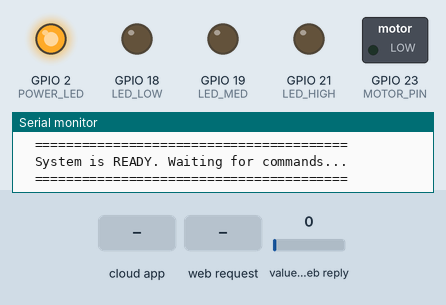
Bench run of a sketch on a simulated ESP32. Shown: switched loads named in the sketch (green lamp = pin HIGH), output pins drawn as LEDs (lit = HIGH), the last lines printed to the serial monitor. The inputs (shaded band) are chosen by the test bench; at power-on: value in the web reply 0. WiFi joins after 1.5 s; servers stay silent unless stated; web services answer with replies made up by the test bench.

Above: at 5.4 s.
5.5 s: value in the web reply set to 2
At 17.2 s:
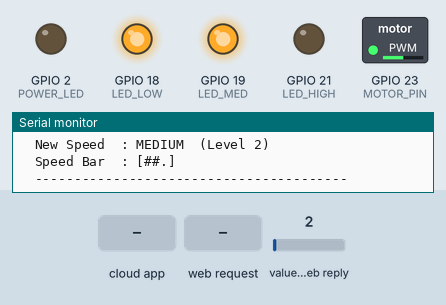
17.9 s: the phone or cloud app sets 69cd4ede17b32c0941e11cfa to 1
At 19.1 s:
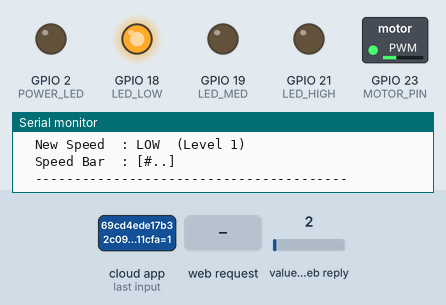
19.4 s: HTTP request GET /set?speed=120 received
At 20.5 s:
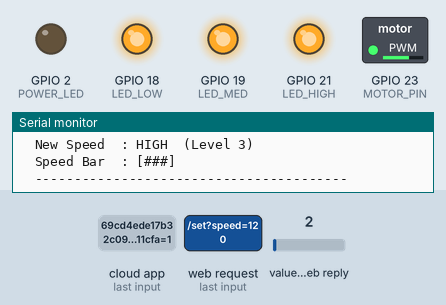
20.9 s: the phone or cloud app sets 69cd4ede17b32c0941e11cfa to 0
At 21.6 s:
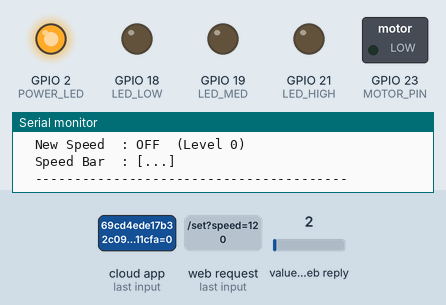
22.4 s: HTTP request GET /set?speed=1 received
At 22.8 s:
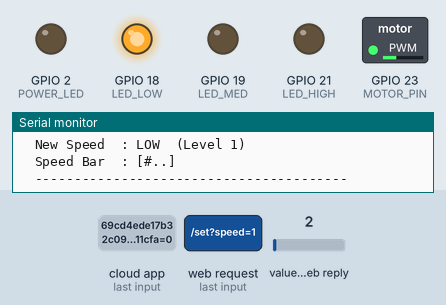
33.9 s: HTTP request GET /set?speed=0 received
At 35.1 s:
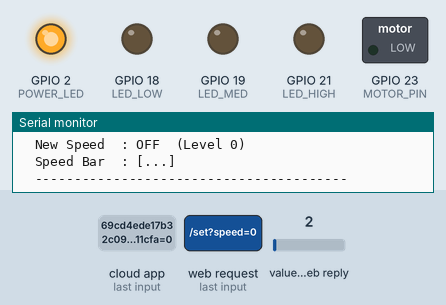
Timing chart, 0 to 36.4 s (numbered marks = the images above; inputs shaded):
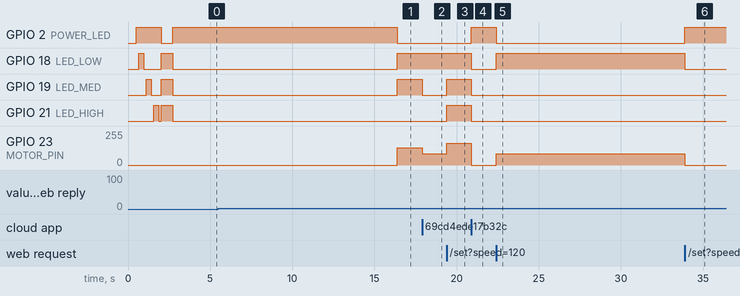

Measured:
- after the input at 5.5 s, GPIO 2 (POWER_LED): HIGH → LOW after 10.9 s; GPIO 18 (LED_LOW), GPIO 19 (LED_MED): LOW → HIGH after 10.9 s; GPIO 23 (MOTOR_PIN): 0/255 → 128/255 after 10.9 s
- after the input at 17.9 s, GPIO 19 (LED_MED): HIGH → LOW at once; GPIO 23 (MOTOR_PIN): 128/255 → 84/255 at once
- after the input at 19.4 s, GPIO 19 (LED_MED), GPIO 21 (LED_HIGH): LOW → HIGH at once; GPIO 23 (MOTOR_PIN): 84/255 → 165/255 at once
- after the input at 20.9 s, GPIO 2 (POWER_LED): LOW → HIGH at once; GPIO 18 (LED_LOW), GPIO 19 (LED_MED), GPIO 21 (LED_HIGH): HIGH → LOW at once; GPIO 23 (MOTOR_PIN): 165/255 → 0/255 at once
- after the input at 22.4 s, GPIO 2 (POWER_LED): HIGH → LOW at once; GPIO 18 (LED_LOW): LOW → HIGH at once; GPIO 23 (MOTOR_PIN): 0/255 → 84/255 at once
- after the input at 33.9 s, GPIO 2 (POWER_LED): LOW → HIGH at once; GPIO 18 (LED_LOW): HIGH → LOW at once; GPIO 23 (MOTOR_PIN): 84/255 → 0/255 at once

The sketch:

main.ino
```cpp
#include <WiFi.h>
#include <WebServer.h>
#include <HTTPClient.h>
#include <SinricPro.h>
#include <SinricProFanUS.h>

// ============================================================
//  CONFIG
// ============================================================
const char* WIFI_SSID      = "Ahan_iPhone";
const char* WIFI_PASS      = "ahan2005";

const char* TS_WRITE_API   = "P49N9THD223T0OQ2";
const char* TS_READ_API    = "S4H8NAMA81TVAE79";
const unsigned long TS_CHANNEL_ID = 3322916UL;

#define SINRIC_APP_KEY    "9dc95f05-529f-4fa9-a66b-a40d5f7c6d8e"
#define SINRIC_APP_SECRET "29a13132-700d-4361-a96b-958bc53eca73-98eac770-4bfe-4abc-857f-d5c5588662ee"
#define FAN_DEVICE_ID     "69cd4ede17b32c0941e11cfa"
// ============================================================

WebServer server(80);

int fanSpeed = 0;
const char* speedNames[] = {"OFF", "LOW", "MEDIUM", "HIGH"};

// LED Pins
#define POWER_LED 2
#define LED_LOW   18
#define LED_MED   19
#define LED_HIGH  21

// ── Motor PWM (Core 3.x) ──────────────────────────────────
#define MOTOR_PIN  23
#define PWM_FREQ   2000
#define PWM_RES    8

const int pwmDuty[] = {0, 84, 128, 166};
// ─────────────────────────────────────────────────────────

// ThingSpeak write control
unsigned long lastTSWrite     = 0;
bool          tsDirty         = true;
int           lastMirroredSpeed = -1;

// ThingSpeak command polling
unsigned long lastPoll        = 0;
int           lastCommandSeen = -1;

// ── LED Startup sequence ────────────────────────────────────────
void runLEDStartupTest() {
  Serial.println();
  Serial.println(F("  [ LED TEST ] Starting startup LED check..."));

  // POWER LED (active LOW)
  digitalWrite(POWER_LED, LOW);
  delay(300);
  digitalWrite(POWER_LED, HIGH);
  delay(150);

  // LOW LED
  digitalWrite(LED_LOW, HIGH);
  delay(300);
  digitalWrite(LED_LOW, LOW);
  delay(150);

  // MED LED
  digitalWrite(LED_MED, HIGH);
  delay(300);
  digitalWrite(LED_MED, LOW);
  delay(150);

  // HIGH LED
  digitalWrite(LED_HIGH, HIGH);
  delay(300);
  digitalWrite(LED_HIGH, LOW);
  delay(150);

  Serial.println(F("  [ LED TEST ] All LEDs ON"));

  digitalWrite(POWER_LED, LOW);   // active LOW
  digitalWrite(LED_LOW, HIGH);
  digitalWrite(LED_MED, HIGH);
  digitalWrite(LED_HIGH, HIGH);

  delay(700);

  Serial.println(F("  [ LED TEST ] Completed."));
  Serial.println();
}

// ── Serial Helpers ────────────────────────────────────────
void printDivider() {
  Serial.println(F("  ----------------------------------------"));
}

void printHeader(const char* title) {
  Serial.println();
  Serial.println(F("  ========================================"));
  Serial.print(F("  | "));
  Serial.print(title);
  int padding = 38 - strlen(title);
  for (int i = 0; i < padding; i++) Serial.print(' ');
  Serial.println(F("|"));
  Serial.println(F("  ========================================"));
}

void printSpeedBar(int spd) {
  // Prints a simple visual bar: [####....] for speed 0-3
  Serial.print(F("  Speed Bar  : ["));
  for (int i = 1; i <= 3; i++) Serial.print(i <= spd ? '#' : '.');
  Serial.println(F("]"));
}

// ── LED Indicators ────────────────────────────────────────
void updateLEDs() {
  digitalWrite(POWER_LED, fanSpeed > 0 ? LOW : HIGH);

  switch (fanSpeed) {
    case 0:
      digitalWrite(LED_LOW,  LOW);
      digitalWrite(LED_MED,  LOW);
      digitalWrite(LED_HIGH, LOW);
      break;
    case 1:
      digitalWrite(LED_LOW,  HIGH);
      digitalWrite(LED_MED,  LOW);
      digitalWrite(LED_HIGH, LOW);
      break;
    case 2:
      digitalWrite(LED_LOW,  HIGH);
      digitalWrite(LED_MED,  HIGH);
      digitalWrite(LED_HIGH, LOW);
      break;
    case 3:
      digitalWrite(LED_LOW,  HIGH);
      digitalWrite(LED_MED,  HIGH);
      digitalWrite(LED_HIGH, HIGH);
      break;
  }
}

// ── Motor PWM output ─────────────────────────────────────
void updateMotor() {
  ledcWrite(MOTOR_PIN, pwmDuty[fanSpeed]);

  Serial.println(F("  [ MOTOR ]"));
  Serial.printf ("  PWM Duty   : %d / 255\n", pwmDuty[fanSpeed]);
  Serial.printf ("  Est. Voltage: %.2f V  (at 5V supply)\n",
                 pwmDuty[fanSpeed] / 255.0f * 5.0f);
}

// ── ThingSpeak mirror ─────────────────────────────────────
void queueThingSpeakSync() {
  tsDirty = true;
}

void mirrorThingSpeakIfNeeded() {
  if (!tsDirty) return;
  if (millis() - lastTSWrite < 16000UL) return;

  Serial.println();
  Serial.println(F("  [ THINGSPEAK ] Uploading current fan state..."));

  HTTPClient http;
  String url = "http://api.thingspeak.com/update?api_key=";
  url += TS_WRITE_API;
  url += "&field1=" + String(fanSpeed);
  url += "&field2=" + String(speedNames[fanSpeed]);

  http.begin(url);
  int    code = http.GET();
  String body = http.getString();
  http.end();

  if (code > 0 && body.toInt() > 0) {
    Serial.printf("  Status     : OK  (HTTP %d)\n", code);
    Serial.printf("  Entry #    : %s\n", body.c_str());
    Serial.printf("  Uploaded   : Speed = %s (%d)\n", speedNames[fanSpeed], fanSpeed);
  } else {
    Serial.printf("  Status     : FAILED  (HTTP %d, Response: %s)\n", code, body.c_str());
  }

  lastTSWrite = millis();
  if (code > 0 && body.toInt() > 0) {
    tsDirty = false;
    lastMirroredSpeed = fanSpeed;
  }
}

// ── Fan control (single source of truth) ─────────────────
void applyFanSpeed(int spd) {
  spd = constrain(spd, 0, 3);
  if (spd == fanSpeed) return;

  fanSpeed = spd;
  updateLEDs();
  updateMotor();

  Serial.println();
  printDivider();
  Serial.println(F("  [ FAN ] Speed Changed"));
  printDivider();
  Serial.printf ("  New Speed  : %s  (Level %d)\n", speedNames[fanSpeed], fanSpeed);
  printSpeedBar(fanSpeed);
  printDivider();

  queueThingSpeakSync();
}

// ── SinricPro callbacks ───────────────────────────────────
bool onPowerState(const String& id, bool& on) {
  Serial.println();
  Serial.println(F("  [ SINRIC ] Power command received"));
  Serial.printf ("  Command    : Turn %s\n", on ? "ON" : "OFF");
  applyFanSpeed(on ? 1 : 0);
  return true;
}

bool onRangeValue(const String& id, int& val) {
  Serial.println();
  Serial.println(F("  [ SINRIC ] Speed command received"));
  Serial.printf ("  Requested  : Level %d (%s)\n", val, speedNames[constrain(val, 0, 3)]);
  applyFanSpeed(val);
  val = fanSpeed;
  return true;
}

// ── Web dashboard HTML ────────────────────────────────────
String buildPage() {
  const char* dur[] = {"0s", "2.5s", "1.2s", "0.45s"};

  String h = R"====(
<!DOCTYPE html><html><head>
<meta name='viewport' content='width=device-width,initial-scale=1'>
<title>Fan Controller</title>
<style>
  body{margin:0;background:#111827;color:#f3f4f6;font-family:Arial,sans-serif;
       display:flex;flex-direction:column;align-items:center;justify-content:center;
       min-height:100vh;gap:10px;}
  h2{color:#93c5fd;letter-spacing:1px;margin:0}
  .badge{font-size:2em;font-weight:bold;color:#fbbf24;min-width:120px;text-align:center}
  svg{overflow:visible}
  @keyframes spin{to{transform:rotate(360deg)}}
  #blades{transform-origin:60px 60px;animation:spin var(--dur,0s) linear infinite}
  .btns{display:flex;gap:10px;flex-wrap:wrap;justify-content:center;margin-top:8px}
  button{padding:12px 22px;font-size:1em;font-weight:bold;border:2px solid transparent;
         border-radius:8px;cursor:pointer;transition:.15s}
  button:hover{filter:brightness(1.15)}
  .b0{background:#374151;color:#d1d5db} .b1{background:#059669;color:#fff}
  .b2{background:#d97706;color:#fff}    .b3{background:#dc2626;color:#fff}
  button.active{border-color:#fff;box-shadow:0 0 0 2px #fff4}
  .ts{margin-top:16px;font-size:.8em;color:#6b7280}
  .ts a{color:#93c5fd}
  .info{font-size:.75em;color:#4b5563;max-width:340px;text-align:center;margin-top:4px}
</style></head><body>
<h2>&#127744; Wi-Fi Ceiling Fan</h2>
<div class='badge' id='lbl'>)====";

  h += speedNames[fanSpeed];
  h += R"====(</div>
<svg viewBox='0 0 120 120' width='150' height='150'>
  <circle cx='60' cy='60' r='6' fill='#fbbf24' opacity='.6'/>
  <g id='blades' style='--dur:)====";
  h += dur[fanSpeed];
  h += R"====('>
    <ellipse cx='60' cy='28' rx='9' ry='24' fill='#60a5fa' opacity='.8'/>
    <ellipse cx='60' cy='28' rx='9' ry='24' fill='#60a5fa' opacity='.8' transform='rotate(90 60 60)'/>
    <ellipse cx='60' cy='28' rx='9' ry='24' fill='#60a5fa' opacity='.8' transform='rotate(180 60 60)'/>
    <ellipse cx='60' cy='28' rx='9' ry='24' fill='#60a5fa' opacity='.8' transform='rotate(270 60 60)'/>
  </g>
  <circle cx='60' cy='60' r='5' fill='#fbbf24'/>
</svg>
<div class='btns'>
  <button class='b0)====";
  h += (fanSpeed == 0 ? " active" : ""); h += "' onclick='go(0)'>OFF</button>";
  h += "<button class='b1"; h += (fanSpeed == 1 ? " active" : ""); h += "' onclick='go(1)'>LOW</button>";
  h += "<button class='b2"; h += (fanSpeed == 2 ? " active" : ""); h += "' onclick='go(2)'>MEDIUM</button>";
  h += "<button class='b3"; h += (fanSpeed == 3 ? " active" : ""); h += "' onclick='go(3)'>HIGH</button>";
  h += R"====(</div>
<div class='ts'>Logged to <a href='https://thingspeak.com/channels/)====";
  h += String(TS_CHANNEL_ID);
  h += R"====(' target='_blank'>ThingSpeak</a></div>
<div class='info'>EE427 — Wi-Fi Ceiling Fan Simulator | ESP32</div>
<script>
const durs=['0s','2.5s','1.2s','0.45s'];
const names=['OFF','LOW','MEDIUM','HIGH'];
function go(s){
  fetch('/set?speed='+s).then(r=>r.text()).then(()=>{
    document.getElementById('lbl').textContent=names[s];
    document.getElementById('blades').style.setProperty('--dur',durs[s]);
    document.querySelectorAll('button').forEach((b,i)=>
      b.classList.toggle('active',i===s));
  });
}
</script></body></html>)====";
  return h;
}

// ── HTTP Routes ───────────────────────────────────────────
void handleRoot() {
  server.send(200, "text/html", buildPage());
}

void handleSet() {
  if (server.hasArg("speed")) {
    int requested = server.arg("speed").toInt();
    Serial.println();
    Serial.println(F("  [ WEB ] Speed change via dashboard"));
    Serial.printf ("  Requested  : Level %d (%s)\n",
                   requested, speedNames[constrain(requested, 0, 3)]);
    applyFanSpeed(requested);
  }
  server.send(200, "text/plain", "OK");
}

// ── ThingSpeak command polling ────────────────────────────
void pollThingSpeakCommand() {
  if (millis() - lastPoll < 16000UL) return;
  lastPoll = millis();

  HTTPClient http;
  String url = "http://api.thingspeak.com/channels/";
  url += TS_CHANNEL_ID;
  url += "/fields/3/last.json?api_key=";
  url += TS_READ_API;

  http.begin(url);
  int code = http.GET();

  if (code == 200) {
    String body = http.getString();
    int idx = body.indexOf("\"field3\":\"");
    if (idx != -1) {
      int start = idx + 10;
      int end   = body.indexOf("\"", start);
      int cmd   = body.substring(start, end).toInt();
      if (cmd >= 0 && cmd <= 3 && cmd != lastCommandSeen) {
        Serial.println();
        Serial.println(F("  [ THINGSPEAK ] Remote command received!"));
        Serial.printf ("  Command    : Set speed to Level %d (%s)\n",
                       cmd, speedNames[cmd]);
        lastCommandSeen = cmd;
        applyFanSpeed(cmd);
      }
    }
  }
  http.end();
}

// ── Setup ─────────────────────────────────────────────────
void setup() {
  Serial.begin(115200);
  delay(200);

  printHeader("  Wi-Fi Ceiling Fan  |  EE427  ");

  pinMode(POWER_LED, OUTPUT);
  pinMode(LED_LOW,   OUTPUT);
  pinMode(LED_MED,   OUTPUT);
  pinMode(LED_HIGH,  OUTPUT);
  runLEDStartupTest();
  updateLEDs();
  Serial.println(F("  LEDs       : Initialized"));

  ledcAttach(MOTOR_PIN, PWM_FREQ, PWM_RES);
  ledcWrite(MOTOR_PIN, 0);
  Serial.println(F("  Motor PWM  : Initialized  (duty = 0, motor OFF)"));

  Serial.println();
  Serial.print(F("  WiFi       : Connecting to \""));
  Serial.print(WIFI_SSID);
  Serial.print(F("\"  "));

  WiFi.begin(WIFI_SSID, WIFI_PASS);
  while (WiFi.status() != WL_CONNECTED) {
    delay(500);
    Serial.print('.');
  }

  Serial.println(F("  Connected!"));
  Serial.print(F("  IP Address : "));
  Serial.println(WiFi.localIP());

  server.on("/",    handleRoot);
  server.on("/set", handleSet);
  server.begin();
  Serial.println(F("  Web Server : Running on port 80"));

  SinricProFanUS &fan = SinricPro[FAN_DEVICE_ID];
  fan.onPowerState(onPowerState);
  fan.onRangeValue(onRangeValue);
  SinricPro.begin(SINRIC_APP_KEY, SINRIC_APP_SECRET);
  Serial.println(F("  SinricPro  : Connected"));

  queueThingSpeakSync();

  Serial.println();
  Serial.println(F("  ========================================"));
  Serial.println(F("  System is READY. Waiting for commands..."));
  Serial.println(F("  ========================================"));
  Serial.println();
}

// ── Loop ──────────────────────────────────────────────────
void loop() {
  server.handleClient();
  SinricPro.handle();
  mirrorThingSpeakIfNeeded();
  pollThingSpeakCommand();
}
```
